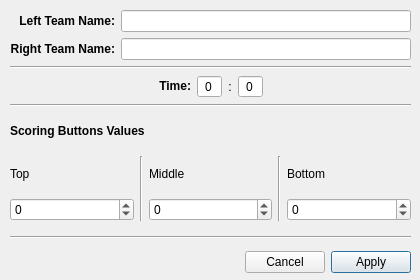
<?xml version="1.0" encoding="UTF-8"?>
<ui version="4.0">
 <class>Dialog</class>
 <widget class="QDialog" name="Dialog">
  <property name="geometry">
   <rect>
    <x>0</x>
    <y>0</y>
    <width>420</width>
    <height>280</height>
   </rect>
  </property>
  <property name="minimumSize">
   <size>
    <width>420</width>
    <height>280</height>
   </size>
  </property>
  <property name="maximumSize">
   <size>
    <width>420</width>
    <height>280</height>
   </size>
  </property>
  <property name="windowTitle">
   <string>Options</string>
  </property>
  <widget class="QWidget" name="layoutWidget">
   <property name="geometry">
    <rect>
     <x>10</x>
     <y>10</y>
     <width>401</width>
     <height>211</height>
    </rect>
   </property>
   <layout class="QGridLayout" name="layout_main">
    <item row="0" column="0">
     <layout class="QGridLayout" name="layout_names">
      <item row="0" column="0">
       <widget class="QLabel" name="label_left_name">
        <property name="text">
         <string>&lt;html&gt;&lt;head/&gt;&lt;body&gt;&lt;p&gt;&lt;span style=&quot; font-weight:600;&quot;&gt;Left Team Name:&lt;/span&gt;&lt;/p&gt;&lt;/body&gt;&lt;/html&gt;</string>
        </property>
        <property name="alignment">
         <set>Qt::AlignRight|Qt::AlignTrailing|Qt::AlignVCenter</set>
        </property>
       </widget>
      </item>
      <item row="0" column="1">
       <widget class="QLineEdit" name="edit_left_name"/>
      </item>
      <item row="1" column="0">
       <widget class="QLabel" name="label_right_name">
        <property name="text">
         <string>&lt;html&gt;&lt;head/&gt;&lt;body&gt;&lt;p&gt;&lt;span style=&quot; font-weight:600;&quot;&gt;Right Team Name:&lt;/span&gt;&lt;/p&gt;&lt;/body&gt;&lt;/html&gt;</string>
        </property>
        <property name="alignment">
         <set>Qt::AlignRight|Qt::AlignTrailing|Qt::AlignVCenter</set>
        </property>
       </widget>
      </item>
      <item row="1" column="1">
       <widget class="QLineEdit" name="edit_right_name"/>
      </item>
     </layout>
    </item>
    <item row="1" column="0">
     <widget class="Line" name="line">
      <property name="orientation">
       <enum>Qt::Horizontal</enum>
      </property>
     </widget>
    </item>
    <item row="2" column="0">
     <layout class="QGridLayout" name="layout_time">
      <item row="0" column="1">
       <widget class="QLabel" name="label_time">
        <property name="text">
         <string>&lt;html&gt;&lt;head/&gt;&lt;body&gt;&lt;p&gt;&lt;span style=&quot; font-weight:600;&quot;&gt;Time:&lt;/span&gt;&lt;/p&gt;&lt;/body&gt;&lt;/html&gt;</string>
        </property>
        <property name="alignment">
         <set>Qt::AlignRight|Qt::AlignTrailing|Qt::AlignVCenter</set>
        </property>
       </widget>
      </item>
      <item row="0" column="2">
       <widget class="QSpinBox" name="spin_minutes">
        <property name="sizePolicy">
         <sizepolicy hsizetype="Fixed" vsizetype="Fixed">
          <horstretch>0</horstretch>
          <verstretch>0</verstretch>
         </sizepolicy>
        </property>
        <property name="alignment">
         <set>Qt::AlignCenter</set>
        </property>
        <property name="buttonSymbols">
         <enum>QAbstractSpinBox::NoButtons</enum>
        </property>
        <property name="maximum">
         <number>59</number>
        </property>
        <property name="value">
         <number>0</number>
        </property>
       </widget>
      </item>
      <item row="0" column="3">
       <widget class="QLabel" name="label_divider">
        <property name="sizePolicy">
         <sizepolicy hsizetype="Maximum" vsizetype="Preferred">
          <horstretch>0</horstretch>
          <verstretch>0</verstretch>
         </sizepolicy>
        </property>
        <property name="text">
         <string>:</string>
        </property>
        <property name="alignment">
         <set>Qt::AlignCenter</set>
        </property>
       </widget>
      </item>
      <item row="0" column="4">
       <widget class="QSpinBox" name="spin_seconds">
        <property name="alignment">
         <set>Qt::AlignCenter</set>
        </property>
        <property name="buttonSymbols">
         <enum>QAbstractSpinBox::NoButtons</enum>
        </property>
        <property name="maximum">
         <number>59</number>
        </property>
        <property name="value">
         <number>0</number>
        </property>
       </widget>
      </item>
      <item row="0" column="5">
       <spacer name="horizontalSpacer">
        <property name="orientation">
         <enum>Qt::Horizontal</enum>
        </property>
        <property name="sizeHint" stdset="0">
         <size>
          <width>40</width>
          <height>20</height>
         </size>
        </property>
       </spacer>
      </item>
      <item row="0" column="0">
       <spacer name="horizontalSpacer_2">
        <property name="orientation">
         <enum>Qt::Horizontal</enum>
        </property>
        <property name="sizeHint" stdset="0">
         <size>
          <width>40</width>
          <height>20</height>
         </size>
        </property>
       </spacer>
      </item>
     </layout>
    </item>
    <item row="3" column="0">
     <widget class="Line" name="line_2">
      <property name="orientation">
       <enum>Qt::Horizontal</enum>
      </property>
     </widget>
    </item>
    <item row="4" column="0">
     <layout class="QGridLayout" name="layout_scoring">
      <item row="1" column="2">
       <widget class="QLabel" name="label_middle">
        <property name="text">
         <string>Middle</string>
        </property>
       </widget>
      </item>
      <item row="0" column="0" colspan="5">
       <widget class="QLabel" name="label_values">
        <property name="text">
         <string>&lt;html&gt;&lt;head/&gt;&lt;body&gt;&lt;p&gt;&lt;span style=&quot; font-weight:600;&quot;&gt;Scoring Buttons Values&lt;/span&gt;&lt;/p&gt;&lt;/body&gt;&lt;/html&gt;</string>
        </property>
       </widget>
      </item>
      <item row="2" column="0">
       <widget class="QSpinBox" name="spin_button_top">
        <property name="minimum">
         <number>-100</number>
        </property>
        <property name="maximum">
         <number>100</number>
        </property>
       </widget>
      </item>
      <item row="2" column="2">
       <widget class="QSpinBox" name="spin_button_middle">
        <property name="minimum">
         <number>-100</number>
        </property>
        <property name="maximum">
         <number>100</number>
        </property>
       </widget>
      </item>
      <item row="1" column="0">
       <widget class="QLabel" name="label_top">
        <property name="text">
         <string>Top</string>
        </property>
       </widget>
      </item>
      <item row="1" column="4">
       <widget class="QLabel" name="label_bottom">
        <property name="text">
         <string>Bottom</string>
        </property>
       </widget>
      </item>
      <item row="1" column="1" rowspan="2">
       <widget class="Line" name="line_3">
        <property name="orientation">
         <enum>Qt::Vertical</enum>
        </property>
       </widget>
      </item>
      <item row="1" column="3" rowspan="2">
       <widget class="Line" name="line_4">
        <property name="orientation">
         <enum>Qt::Vertical</enum>
        </property>
       </widget>
      </item>
      <item row="2" column="4">
       <widget class="QSpinBox" name="spin_button_bottom">
        <property name="minimum">
         <number>-100</number>
        </property>
        <property name="maximum">
         <number>100</number>
        </property>
       </widget>
      </item>
     </layout>
    </item>
   </layout>
  </widget>
  <widget class="QWidget" name="layoutWidget">
   <property name="geometry">
    <rect>
     <x>10</x>
     <y>230</y>
     <width>401</width>
     <height>50</height>
    </rect>
   </property>
   <layout class="QGridLayout" name="layout_buttons">
    <item row="0" column="0" colspan="3">
     <widget class="Line" name="line_5">
      <property name="orientation">
       <enum>Qt::Horizontal</enum>
      </property>
     </widget>
    </item>
    <item row="1" column="1">
     <widget class="QPushButton" name="button_cancel">
      <property name="text">
       <string>Cancel</string>
      </property>
     </widget>
    </item>
    <item row="1" column="0">
     <spacer name="spacer_buttons_left">
      <property name="orientation">
       <enum>Qt::Horizontal</enum>
      </property>
      <property name="sizeHint" stdset="0">
       <size>
        <width>208</width>
        <height>20</height>
       </size>
      </property>
     </spacer>
    </item>
    <item row="1" column="2">
     <widget class="QPushButton" name="button_apply">
      <property name="text">
       <string>Apply</string>
      </property>
      <property name="default">
       <bool>true</bool>
      </property>
     </widget>
    </item>
   </layout>
  </widget>
 </widget>
 <resources/>
 <connections/>
</ui>
